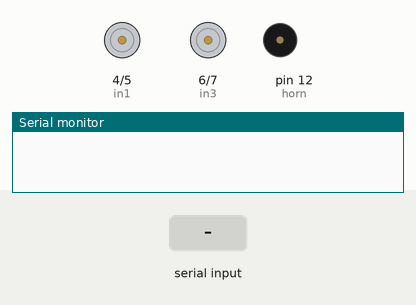
This sketch was run on a simulated Arduino Uno, built with avr-gcc and run on an emulated ATmega328P. Shown: motor-driver pin pairs drawn as motors (green arrow = first pin HIGH = forward, orange = second pin HIGH = backward, longer = more drive, scaled by the enable pin), buzzer (waves = sounding, pin HIGH), the last lines printed to the serial monitor. The inputs (shaded band) are chosen by the test bench.

Above: at 3.2 s.
3.3 s: "H" received over the second serial link
At 3.9 s:
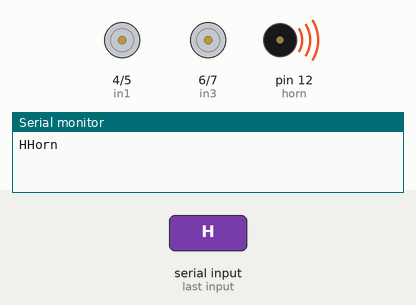
4.8 s: "R" received over the second serial link
At 6.0 s:
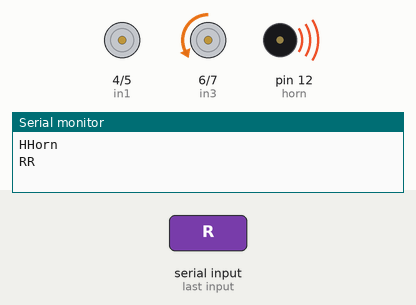
6.3 s: "N" received over the second serial link
At 7.4 s:
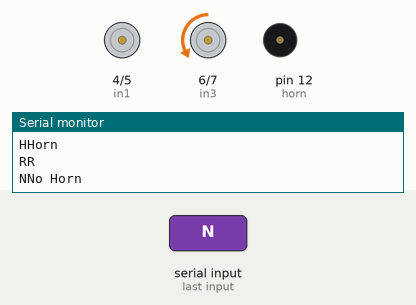
7.8 s: "L" received over the second serial link
At 8.5 s:
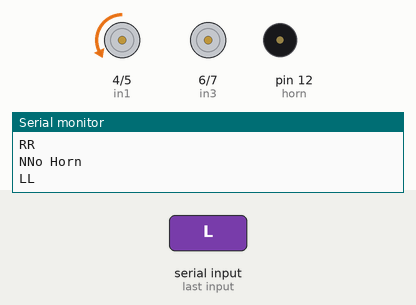
9.3 s: "B" received over the second serial link
At 9.7 s:
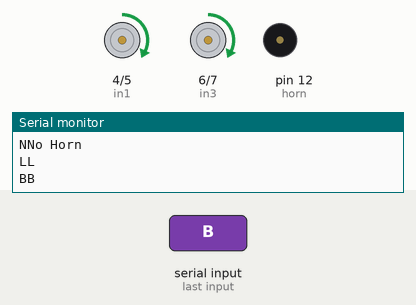
10.8 s: "F" received over the second serial link
At 12.0 s:
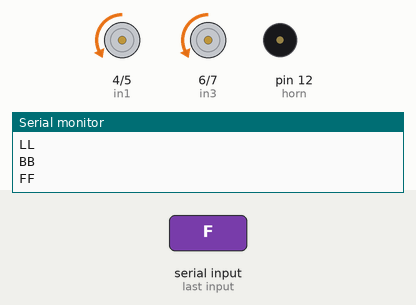
Timing chart, 0 to 13.3 s (numbered marks = the images above; inputs shaded):
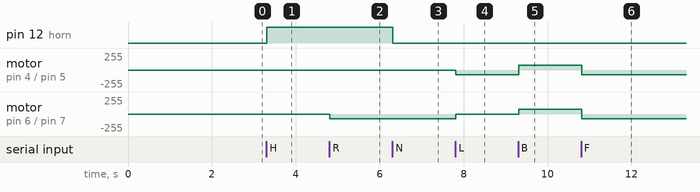

The sketch:

sketch_bluetooth_app_rc_car.ino
```cpp
#include <SoftwareSerial.h>

SoftwareSerial BTSerial(10, 11); // RX | TX

#define enA 3
#define enB 9
#define in1 4
#define in2 5
#define in3 6
#define in4 7
#define horn 12

char c;

void setup() {
  pinMode(in1, OUTPUT);
  pinMode(in2, OUTPUT);
  pinMode(in3, OUTPUT);
  pinMode(in4, OUTPUT);
  pinMode(horn, OUTPUT);

  Serial.begin(9600);
  BTSerial.begin(9600);
  delay(2000);
}

void loop() {
  // put your main code here, to run repeatedly:
  while (BTSerial.available()){

    delay(10);
    c = BTSerial.read();

    Serial.print(c);

    driveMotors();
    if(c=='H'){
      Serial.println("Horn");
      digitalWrite(horn,HIGH);
    }
    if(c=='N'){
      Serial.println("No Horn");
      digitalWrite(horn,LOW);
    }
  }
}

void driveMotors(){

  if(c=='S'){
    Serial.println("S");
    digitalWrite(in1, LOW);
    digitalWrite(in2, LOW);
    digitalWrite(in3, LOW);
    digitalWrite(in4, LOW);
    analogWrite (enA, 0);
    analogWrite (enB, 0);
  }
  if(c=='R'){
    Serial.println("R");
    digitalWrite(in1, HIGH);
    digitalWrite(in2, LOW);
    digitalWrite(in3, LOW);
    digitalWrite(in4, HIGH);
    analogWrite (enA, 0);
    analogWrite (enB, 70);
  }
  if(c=='L'){
    Serial.println("L");
    digitalWrite(in1, LOW);
    digitalWrite(in2, HIGH);
    digitalWrite(in3, HIGH);
    digitalWrite(in4, LOW);
    analogWrite (enA, 70);
    analogWrite (enB, 0);

  }
  if(c=='B'){
    Serial.println("B");
    digitalWrite(in1, HIGH);
    digitalWrite(in2, LOW);
    digitalWrite(in3, HIGH);
    digitalWrite(in4, LOW);
    analogWrite (enA, 70);
    analogWrite (enB, 70);
  }
  if(c=='F'){
    Serial.println("F");
    digitalWrite(in1, LOW);
    digitalWrite(in2, HIGH);
    digitalWrite(in3, LOW);
    digitalWrite(in4, HIGH);
    analogWrite (enA, 70);
    analogWrite (enB, 70);
  }
}
```

Measured:
- after the input at 3.3 s, pin 12 (horn): LOW → HIGH at once
- after the input at 4.8 s, motor on pin 6 (in3) / pin 7 (in4): stopped → backward 70/255 at once
- after the input at 6.3 s, pin 12 (horn): HIGH → LOW at once
- after the input at 7.8 s, motor on pin 4 (in1) / pin 5 (in2): stopped → backward 70/255 at once; motor on pin 6 (in3) / pin 7 (in4): backward 70/255 → stopped at once
- after the input at 9.3 s, motor on pin 4 (in1) / pin 5 (in2): backward 70/255 → forward 70/255 at once; motor on pin 6 (in3) / pin 7 (in4): stopped → forward 70/255 at once
- after the input at 10.8 s, motor on pin 4 (in1) / pin 5 (in2), motor on pin 6 (in3) / pin 7 (in4): forward 70/255 → backward 70/255 at once
